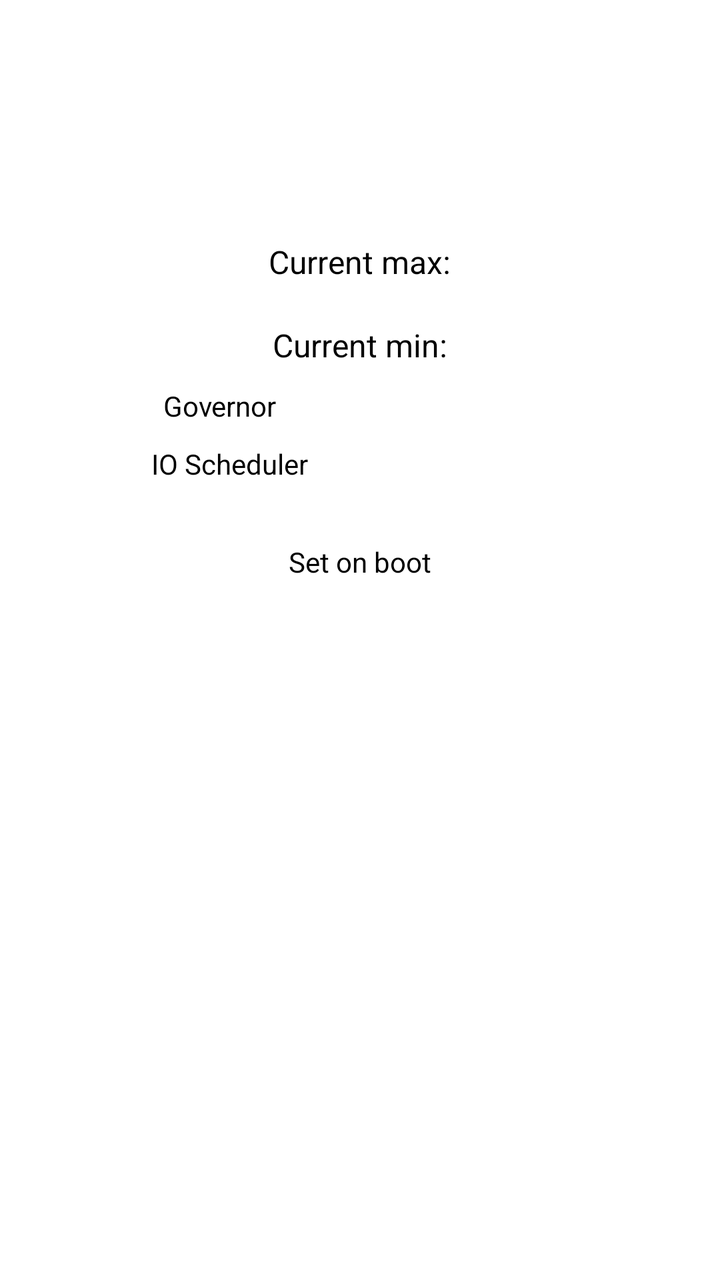
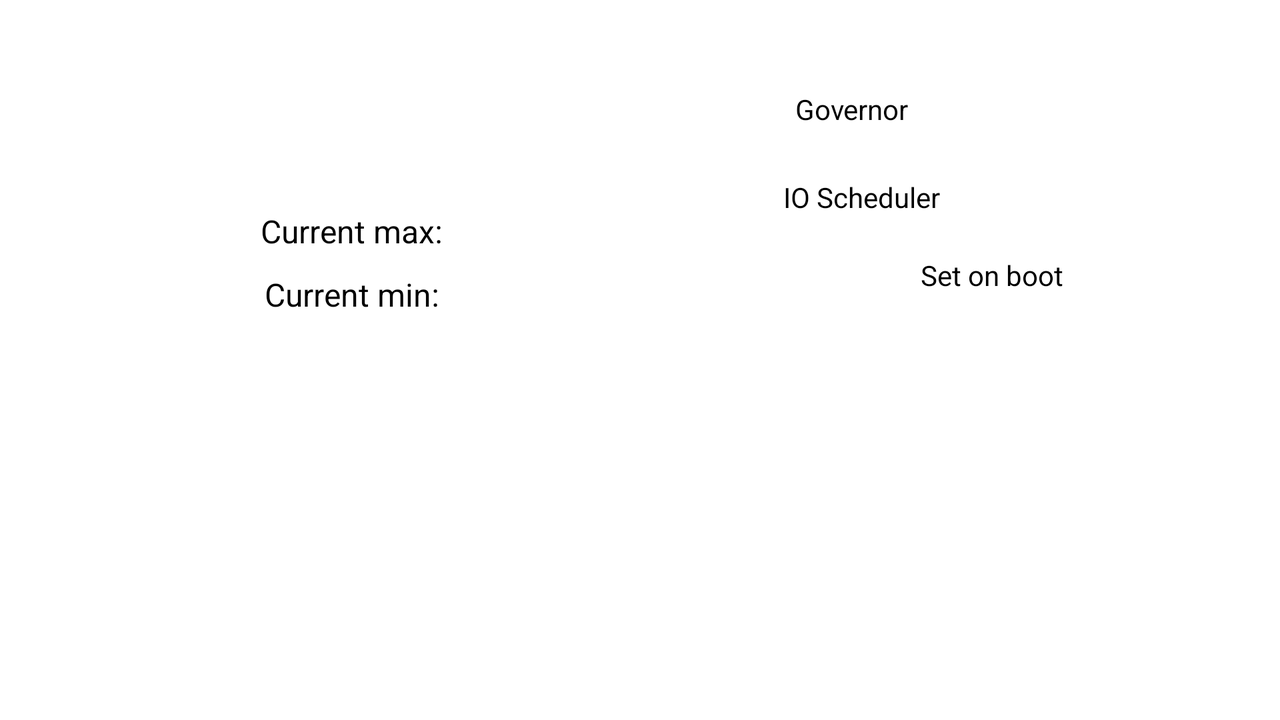

The same Android screen from two of the app's own layout files: first res/layout/ as a phone draws it, then the author's variant for another configuration, drawn on a device whose configuration selects that folder. Both files follow.
<!-- AndroidManifest.xml: application theme Theme_Dark -->
<!-- res/layout/cpu_settings.xml -->
<?xml version="1.0" encoding="utf-8"?>
<ScrollView xmlns:android="http://schemas.android.com/apk/res/android"
    android:layout_width="fill_parent"
    android:layout_height="fill_parent"
    android:fillViewport="true">

<RelativeLayout
              android:layout_width="match_parent"
              android:layout_height="wrap_content"
    android:orientation="vertical"
    android:paddingTop="20dp">

    

    <LinearLayout
        android:layout_width="match_parent"
        android:layout_height="wrap_content"
        android:id="@+id/speed"
        android:gravity="center_horizontal"
        android:orientation="horizontal">

        <TextView
                android:id="@+id/current_speed"
                android:layout_width="0dp"
                android:layout_height="wrap_content"
                android:textSize="60sp"
            android:gravity="center_horizontal"
            android:layout_weight="0.9" />

        <TextView
            android:layout_width="wrap_content"
            android:layout_height="wrap_content"
            android:id="@+id/curcpu"
            android:numeric="integer"
            android:gravity="center_vertical|center_horizontal"
            android:textColor="@color/pc_blue"
            android:textSize="13dp"
            android:textStyle="bold"
            android:layout_marginRight="20dip" />

    </LinearLayout>

    <LinearLayout
        android:id="@+id/speed_set"
        android:orientation="vertical"
        android:layout_width="fill_parent"
        android:layout_height="wrap_content"
        android:layout_below="@+id/speed"
        android:gravity="center_horizontal">

        <LinearLayout
                android:layout_width="match_parent"
                android:layout_height="wrap_content"
            android:gravity="center_horizontal"
                android:orientation="vertical"
            android:layout_marginBottom="10dp">

            <LinearLayout
                    android:layout_width="wrap_content"
                    android:layout_height="wrap_content"
                    android:layout_marginTop="20dip"
                    android:orientation="horizontal">

                <TextView
                        android:id="@+id/current_max_label"
                        android:layout_width="wrap_content"
                        android:layout_height="wrap_content"
                        android:text="@string/current_max"
                        android:textSize="16sp"/>

                <TextView
                        android:id="@+id/max_speed_text"
                        android:layout_width="wrap_content"
                        android:layout_height="wrap_content"
                        android:textSize="16sp"/>
            </LinearLayout>

            <SeekBar
                    android:id="@+id/max_slider"
                    style="?android:attr/progressBarStyleHorizontal"
                    android:layout_width="match_parent"
                    android:layout_height="wrap_content"
                    android:layout_marginLeft="17dp"
                    android:layout_marginRight="17dp"/>
            </LinearLayout>

            <LinearLayout
                android:id="@+id/min_speed_layout"
                android:layout_width="match_parent"
                android:layout_height="wrap_content"
                android:gravity="center_horizontal"
                android:orientation="vertical">

                <LinearLayout
                        android:layout_width="wrap_content"
                        android:layout_height="wrap_content"
                        android:layout_marginTop="10dip"
                        android:orientation="horizontal">

                    <TextView
                            android:id="@+id/current_min_label"
                            android:layout_width="wrap_content"
                            android:layout_height="wrap_content"
                            android:text="@string/current_min"
                            android:textSize="16sp"/>

                    <TextView
                            android:id="@+id/min_speed_text"
                            android:layout_width="wrap_content"
                            android:layout_height="wrap_content"
                            android:textSize="16sp"/>
                </LinearLayout>

            <SeekBar
                    android:id="@+id/min_slider"
                    style="?android:attr/progressBarStyleHorizontal"
                    android:layout_width="match_parent"
                    android:layout_height="wrap_content"
                    android:layout_marginLeft="17dp"
                    android:layout_marginRight="17dp"/>
            </LinearLayout>
    </LinearLayout>

    <LinearLayout
            android:layout_width="match_parent"
            android:layout_height="wrap_content"
        android:orientation="horizontal"
        android:gravity="center_vertical|center_horizontal"
        android:id="@+id/governor"
        android:layout_below="@+id/speed_set"
        android:layout_marginTop="10dip">

        <TextView
                android:id="@+id/governor_label"
                android:layout_width="wrap_content"
                android:layout_height="wrap_content"
                android:layout_marginRight="10dip"
                android:text="@string/governor"
                android:textSize="14sp"/>

        <Spinner
                android:id="@+id/pref_governor"
                android:layout_width="130dip"
                android:layout_height="wrap_content"/>
    </LinearLayout>

    <LinearLayout
            android:layout_width="match_parent"
            android:layout_height="wrap_content"
        android:orientation="horizontal"
        android:gravity="center_vertical|center_horizontal"
        android:id="@+id/ioscheduler"
        android:layout_below="@+id/governor"
        android:layout_marginTop="10dip">

        <TextView
                android:id="@+id/io_label"
                android:layout_width="wrap_content"
                android:layout_height="wrap_content"
                android:layout_marginRight="10dip"
                android:text="@string/io"
                android:textSize="14sp"/>

        <Spinner
                android:id="@+id/pref_io"
                android:layout_width="120dip"
                android:layout_height="wrap_content"/>
    </LinearLayout>

    <LinearLayout
            android:layout_width="match_parent"
            android:layout_height="wrap_content"
        android:orientation="horizontal"
        android:gravity="center_horizontal"
        android:layout_below="@+id/ioscheduler"
        android:layout_alignParentBottom="true"
        android:paddingTop="30dip"
        android:baselineAligned="false">

        <LinearLayout
            android:orientation="vertical"
            android:layout_width="0dp"
            android:layout_height="fill_parent"
            android:layout_weight="0.5"
            android:id="@+id/sob"
            android:gravity="center_horizontal">

            <TextView
                    android:id="@+id/set_on_boot_label"
                    android:layout_width="wrap_content"
                    android:layout_height="wrap_content"
                android:text="@string/sob"
                    android:textSize="14sp"/>

            <Switch
                    android:id="@+id/cpu_sob"
                    android:layout_width="wrap_content"
                    android:layout_height="wrap_content" />
        </LinearLayout>

        <LinearLayout
            android:orientation="vertical"
            android:layout_width="0dp"
            android:layout_height="fill_parent"
            android:layout_weight="0.5"
            android:id="@+id/mpd"
            android:gravity="center_horizontal"
            android:visibility="gone">

            <TextView
                android:id="@+id/mpd_label"
                android:layout_width="wrap_content"
                android:layout_height="wrap_content"
                android:text="@string/mpdecision"
                android:textSize="14sp" />

            <Switch
                android:id="@+id/mpd_switch"
                android:layout_width="wrap_content"
                android:layout_height="wrap_content" />
        </LinearLayout>
    </LinearLayout>

</RelativeLayout>
</ScrollView>
<!-- resources referenced by this layout -->
<resources>
  <color name="pc_blue">#ff0099cc</color>
  <string name="current_max">Current max:</string>
  <string name="current_min">Current min:</string>
  <string name="governor">Governor</string>
  <string name="io">IO Scheduler</string>
  <string name="mpdecision">MPDECISION</string>
  <string name="sob">Set on boot</string>
</resources>
<!-- res/layout-land/cpu_settings.xml (the author's variant of the layout above) -->
<!-- drawn on the phone turned sideways -->
<?xml version="1.0" encoding="utf-8"?>
<ScrollView xmlns:android="http://schemas.android.com/apk/res/android"
            android:layout_width="match_parent"
            android:layout_height="match_parent"
    android:fillViewport="true">

    <LinearLayout
            xmlns:android="http://schemas.android.com/apk/res/android"
            android:layout_width="match_parent"
            android:layout_height="wrap_content"
            android:layout_gravity="center_vertical"
            android:baselineAligned="false"
            android:orientation="horizontal"
        android:weightSum="100"
        android:paddingTop="20dip">

        <LinearLayout
                android:layout_width="0dp"
                android:layout_height="wrap_content"
                android:layout_weight="55"
                android:gravity="center_horizontal"
                android:orientation="vertical"
            android:layout_gravity="top">

            <LinearLayout
                android:layout_width="match_parent"
                android:layout_height="wrap_content"
                android:id="@+id/speed"
                android:gravity="center_horizontal">

                <TextView
                    android:id="@+id/current_speed"
                    android:layout_width="0dp"
                    android:layout_height="wrap_content"
                    android:textSize="56sp"
                    android:gravity="center_horizontal"
                    android:layout_weight="0.9" />

                <TextView
                    android:layout_width="wrap_content"
                    android:layout_height="wrap_content"
                    android:id="@+id/curcpu"
                    android:numeric="integer"
                    android:gravity="center_vertical|center_horizontal"
                    android:textColor="@color/pc_blue"
                    android:textSize="13dp"
                    android:layout_marginRight="20dp"
                    android:layout_alignParentEnd="true"
                    android:textStyle="bold" />

            </LinearLayout>

            <LinearLayout
                android:id="@+id/speed_set"
                android:orientation="vertical"
                android:layout_width="fill_parent"
                android:layout_height="wrap_content"
                android:gravity="center_horizontal">
            <LinearLayout
                android:layout_width="match_parent"
                android:layout_height="wrap_content"
                android:orientation="vertical"
                android:gravity="center_horizontal">
                    <LinearLayout
                            android:layout_width="wrap_content"
                            android:layout_height="wrap_content"
                            android:layout_marginTop="10dip"
                            android:orientation="horizontal">

                        <TextView
                                android:id="@+id/current_max_label"
                                android:layout_width="wrap_content"
                                android:layout_height="wrap_content"
                                android:text="@string/current_max"
                                android:textSize="16sp"/>

                        <TextView
                                android:id="@+id/max_speed_text"
                                android:layout_width="wrap_content"
                                android:layout_height="wrap_content"
                                android:textSize="16sp"/>
                    </LinearLayout>

                    <SeekBar
                            android:id="@+id/max_slider"
                            style="?android:attr/progressBarStyleHorizontal"
                            android:layout_width="match_parent"
                            android:layout_height="wrap_content"
                            android:layout_marginLeft="17dp"
                            android:layout_marginRight="17dp"/>
            </LinearLayout>
            <LinearLayout
                android:layout_width="match_parent"
                android:layout_height="wrap_content"
                android:orientation="vertical"
                android:gravity="center_horizontal"
                android:id="@+id/min_speed_layout">
                    <LinearLayout
                            android:layout_width="wrap_content"
                            android:layout_height="wrap_content"
                            android:layout_marginTop="10dip"
                            android:orientation="horizontal">

                        <TextView
                                android:id="@+id/current_min_label"
                                android:layout_width="wrap_content"
                                android:layout_height="wrap_content"
                                android:text="@string/current_min"
                                android:textSize="16sp"/>

                        <TextView
                                android:id="@+id/min_speed_text"
                                android:layout_width="wrap_content"
                                android:layout_height="wrap_content"
                                android:textSize="16sp"/>
                    </LinearLayout>

                    <SeekBar
                            android:id="@+id/min_slider"
                            style="?android:attr/progressBarStyleHorizontal"
                            android:layout_width="match_parent"
                            android:layout_height="wrap_content"
                            android:layout_marginLeft="17dp"
                            android:layout_marginRight="17dp"/>
            </LinearLayout>
        </LinearLayout>

        </LinearLayout>

        <LinearLayout
                android:layout_width="0dp"
                android:layout_height="wrap_content"
                android:layout_weight="45"
                android:gravity="right"
                android:orientation="vertical">

            <LinearLayout
                    android:layout_width="wrap_content"
                    android:layout_height="wrap_content"
                    android:layout_gravity="center_horizontal"
                android:layout_marginTop="25dip"
                    android:orientation="horizontal"
                android:gravity="center_vertical">

                <TextView
                        android:id="@+id/governor_label"
                        android:layout_width="wrap_content"
                        android:layout_height="wrap_content"
                        android:layout_marginRight="10dip"
                        android:text="@string/governor"
                        android:textSize="14sp"/>

                <Spinner
                        android:id="@+id/pref_governor"
                        android:layout_width="130dp"
                        android:layout_height="wrap_content"/>
            </LinearLayout>

            <LinearLayout
                    android:layout_width="wrap_content"
                    android:layout_height="wrap_content"
                    android:layout_gravity="center_horizontal"
                    android:layout_marginTop="25dip"
                    android:orientation="horizontal"
                android:gravity="center_vertical">

                <TextView
                        android:id="@+id/io_label"
                        android:layout_width="wrap_content"
                        android:layout_height="wrap_content"
                        android:layout_marginRight="10dip"
                        android:text="@string/io"
                        android:textSize="14sp"/>

                <Spinner
                        android:id="@+id/pref_io"
                        android:layout_width="120dip"
                        android:layout_height="wrap_content"/>
            </LinearLayout>

            <LinearLayout
                    android:layout_width="wrap_content"
                    android:layout_height="wrap_content"
                    android:layout_gravity="center_horizontal"
                    android:layout_marginTop="20dip"
                    android:orientation="vertical"
                android:gravity="center_horizontal">

                <TextView
                        android:id="@+id/set_on_boot_label"
                        android:layout_width="wrap_content"
                        android:layout_height="wrap_content"
                        android:text="@string/sob"
                        android:textSize="14sp"/>

                <Switch
                        android:id="@+id/cpu_sob"
                        android:layout_width="wrap_content"
                        android:layout_height="wrap_content"/>
            </LinearLayout>
        </LinearLayout>
    </LinearLayout>

</ScrollView>
<!-- resources referenced by the variant -->
<!-- as the phone turned sideways resolves them -->
<resources>
  <color name="pc_blue">#ff0099cc</color>
  <string name="current_max">Current max:</string>
  <string name="current_min">Current min:</string>
  <string name="governor">Governor</string>
  <string name="io">IO Scheduler</string>
  <string name="sob">Set on boot</string>
</resources>
